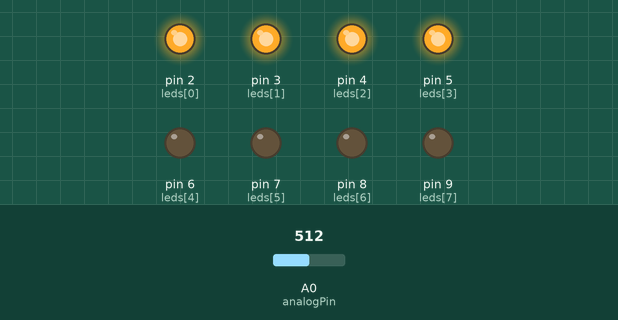
This sketch was run on a simulated Arduino Uno, built with avr-gcc and run on an emulated ATmega328P. Parts: output pins drawn as LEDs (lit = HIGH). The test bench sets the inputs (shaded band); at power-on: A0 (analogPin) = 512.

Above: at 1.2 s.
1.3 s: A0 (analogPin) set to 623
2.8 s: A0 (analogPin) set to 656
At 3.4 s:
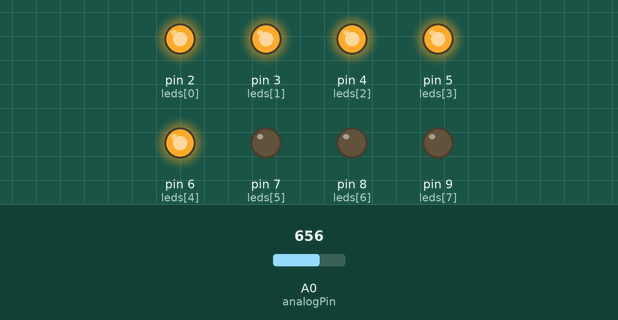
4.3 s: A0 (analogPin) set to 511
At 4.6 s:
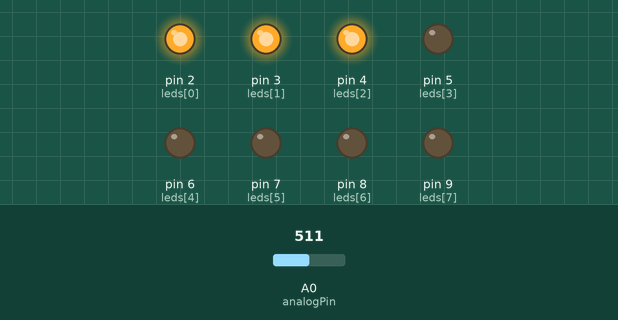
5.8 s: A0 (analogPin) set to 393
7.3 s: A0 (analogPin) set to 375
At 8.1 s:
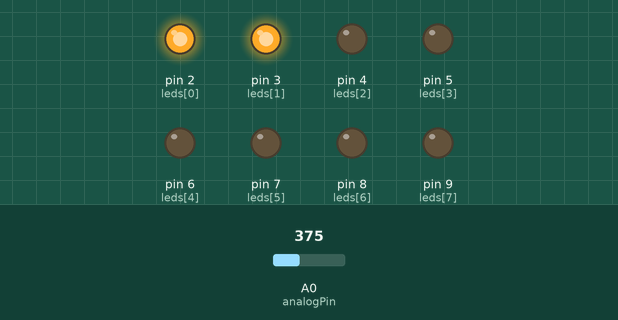
8.8 s: A0 (analogPin) set to 716
At 9.2 s:
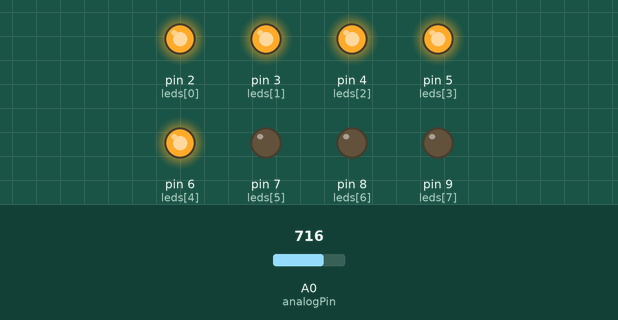
Timing chart, 0 to 11.3 s (numbered marks = the images above; inputs shaded):
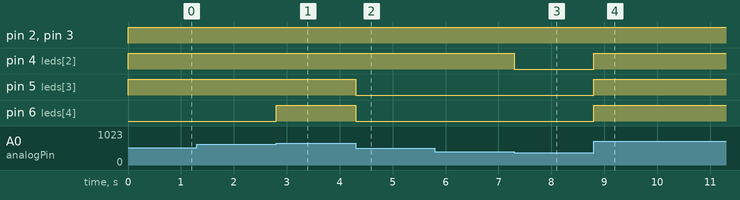

Measured:
- the behaviour switches between 639 and 640 on A0 (analogPin) (found by bisection; images 0 and 1)
- the behaviour switches between 384 and 383 on A0 (analogPin) (found by bisection; images 2 and 3)
- after the input at 1.3 s, every drawn part: stays the same
- after the input at 2.8 s, pin 6 (leds[4]): LOW → HIGH at once
- after the input at 4.3 s, pin 5 (leds[3]), pin 6 (leds[4]): HIGH → LOW at once
- after the input at 5.8 s, every drawn part: stays the same
- after the input at 7.3 s, pin 4 (leds[2]): HIGH → LOW at once
- after the input at 8.8 s, pin 4 (leds[2]), pin 5 (leds[3]), pin 6 (leds[4]): LOW → HIGH at once

The sketch:

LED_bar_graph.ino
```cpp
#define analogPin A0
#define nbLed 8

int leds[] = {2, 3, 4, 5, 6, 7, 8, 9};

void setup() {
  // put your setup code here, to run once:
  Serial.begin(9600);
  for (int i = 0; i < nbLed ; i++){
    pinMode(leds[i], OUTPUT);
  }
}

void loop() {
  int pot = analogRead(analogPin);
  int ledLevel = map(pot, 0, 1023, 0, nbLed);
  for (int i = 0; i < nbLed; i++){
    if(i < ledLevel){
      digitalWrite(leds[i], HIGH);
    } else {
      digitalWrite(leds[i], LOW);
    }
  }

}
```
